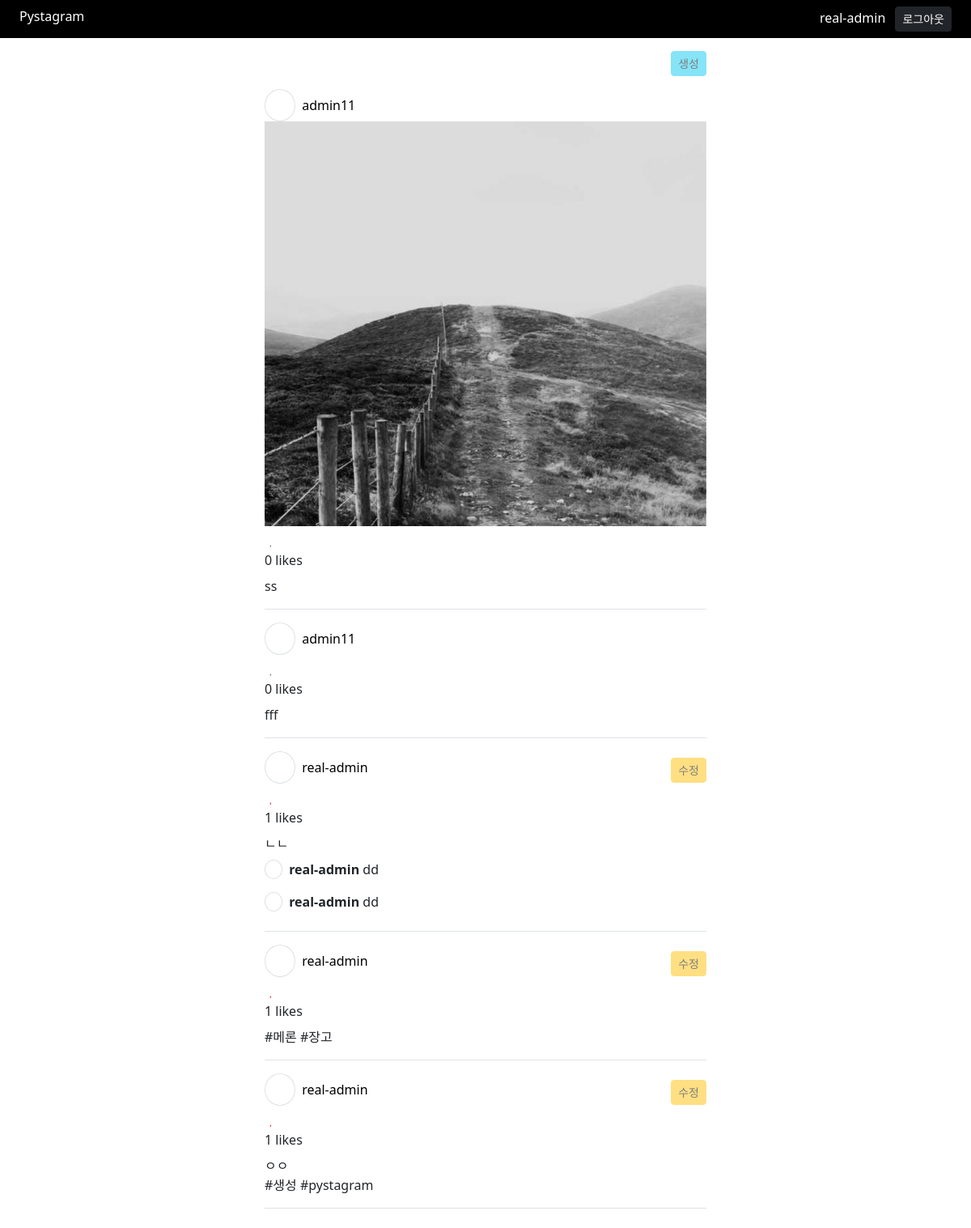
/ (signed in), run on the app's committed database.
### member/models.py (models this page shows, shortened)
class User(AbstractBaseUser):  # 기본 기능은 상속받아서 사용
    email = models.EmailField(
        verbose_name='email',
        unique = True
    )
    is_active = models.BooleanField(default = False) # 기본적으로 비활성화 시켜놓고 확인 후 활성화
    is_admin = models.BooleanField(default = False)  # admin 기능
    nickname = models.CharField('nickname', max_length=20, unique=True)
    following = models.ManyToManyField(
        'self', symmetrical=False, related_name='followers',
        through='UserFollowing', through_fields=('from_user', 'to_user')
    )  # 'self' User가 User를 받을 수 없어서 self사용
    objects = UserManager()  # 메니져는 UserManager()
    USERNAME_FIELD = 'email'  # 기본 유저네임(아이디)를 email로 지정
    EMAIL_FIELD = 'email'
    REQUIRED_FIELDS = []
    class Meta:
        verbose_name = '유저'
        verbose_name_plural = f'{verbose_name} 목록'
    def __str__(self):
        return self.nickname

### post/models.py (models this page shows, shortened)
class Post(TimestampModel):  # utils/models.py 에서 상속 받은 모델
    content = models.TextField('본문')
    user = models.ForeignKey(User, on_delete=models.CASCADE)  # 외례키 설정, 유저 삭제시 같이 삭제
    class Meta:
        verbose_name = '포스트'
        verbose_name_plural = '포스트 목록'

class PostImage(TimestampModel):
    post = models.ForeignKey(Post, on_delete=models.CASCADE, related_name='images')  # related_name='postimage_set'이 기본값
    image = models.ImageField('이미지', upload_to='post/%Y/%m/%d')  # 이미지 경로가 post/년/월/일
    class Meta:
        verbose_name = '이미지'
        verbose_name_plural = '이미지 목록'

class Comment(TimestampModel):
    post = models.ForeignKey(Post, related_name='comments', on_delete=models.CASCADE)
    content = models.CharField('내용', max_length=255)
    user = models.ForeignKey(User, on_delete=models.CASCADE)

### post/views.py (the view)
# urls.py: path('', post_views.PostListView.as_view(), name='main'),
class PostListView(ListView):
    queryset = Post.objects.all().select_related('user').prefetch_related('images', 'comments', 'likes')
    template_name = 'post/list.html'
    paginate_by = 5
    ordering = ('-created_at',)
    def get_context_data(self, *args, **kwargs):
        data = super().get_context_data(*args, **kwargs)
        data['comment_form'] = CommentForm()
        return data

### post/templatetags/custom_tag.py (called while the page is built)
@register.simple_tag()
def add_like_class(user, likes):
    for like_obj in likes:
        if like_obj.user == user:
            return ' text-danger'
    return ''

### templates/post/list.html (shortened to what this page needs)
{% extends 'base.html' %}
{% load static %}
{% load custom_tag %}
{% block style %}
    <link rel="stylesheet" href="https://cdn.jsdelivr.net/npm/swiper@11/swiper-bundle.min.css"/>
{% endblock %}
{% block content %}
    <div class="row">
        <div class="text-end col-10 offset-1 col-lg-6 offset-lg-3 opacity-50">
            <a class="btn btn-sm btn-info" href="{% url 'create' %}">생성</a>
        </div>
        <div class="col-10 offset-1 col-lg-6 offset-lg-3 infinite-container">
            {% for post in object_list %}
                <div class="border-bottom my-4 pb-2 infinite-item">
                    <div class="mb-2">
                        <span class="p-2 border rounded-circle me-2">
                            <i class="fa-solid fa-user" style="width: 16px; padding-left: 3px;"></i>
                        </span>
                        <a href="{% url 'profile:detail' post.user.nickname %}" class="text-decoration-none text-black">
                            {{ post.user.nickname }}
                        </a>
                        {% if post.user == request.user %}
                            <a href="{% url 'update' post.pk %}" class="btn btn-warning btn-sm opacity-50 float-end">수정</a>
                        {% endif %}
                    </div>
                    <div class="swiper" style="max-height: 500px;">
                        <div class="border-1 swiper-wrapper">
                        {% for post_image in post.images.all %}
                            <div class="swiper-slide">
                                <img class="img-fluid post-image" src="{{ post_image.image.url }}" alt="">
                            </div>
                        {% endfor %}
                        </div>
                    </div>
                    <div class="mt-1">
                        <button class="border-0 bg-transparent rounded-3 like-btn{% add_like_class request.user post.likes.all %}" data-post_pk="{{ post.pk }}">
                            <i class="fa-regular fa-heart"></i>
                        </button>
                        <button class="border-0 bg-transparent rounded-3 add-comment">
                            <i class="fa-regular fa-comment"></i>
                        </button>
                        <div>
                            {{ post.likes.count }} likes
                        </div>
                        <div class="my-2">
                        {{ post.content | linebreaksbr }}
                        </div>
                    </div>
                    <div class="mt-2">
                        {% for comment in post.comments.all %}
                            <p>
                                <span class="px-1 py-0 border rounded-circle me-2">
                                    <i class="fa-solid fa-user fa-xs" style="width:8px; padding-left: 1px;"></i>
                                </span>
                                <strong>{{ comment.user }}</strong> {{ comment.content | linebreaksbr }}
                            </p>
                        {% endfor %}
                    </div>
                </div>
            {% endfor %}
        </div>
    </div>
{% endblock %}

### templates/base.html (shortened to what this page needs)
{%  load static %}
<!DOCTYPE html>
<html lang="en">
<head>
    <link rel="stylesheet" href="{% static 'css/bootstrap.css' %}">
    <link href="{% static 'font-awesome/css/fontawesome.css' %}" rel="stylesheet" />
    <link href="{% static 'font-awesome/css/brands.css' %}" rel="stylesheet" />
    <link href="{% static 'font-awesome/css/solid.css' %}" rel="stylesheet" />
    <link href="{% static 'css/my_style.css' %}" rel="stylesheet" />
    {% block style %}{% endblock %}
</head>
<body>
<nav class="d-flex justify-content-between py-2 px-4 bg-black text-white">
    <div>
        <a href="{% url 'main' %}" class="text-decoration-none text-white">Pystagram</a>
    </div>
    <div>
        <a href="{% url 'search' %}">
            <i class="fa-solid fa-magnifying-glass text-white"></i>
        </a>
    </div>
    <div class="text-end">
        {% if request.user.is_authenticated %}
            {{ request.user.nickname }}
            <form action="{% url 'logout' %}" method="post" class="d-inline ms-2">
                <button class="btn btn-dark btn-sm">로그아웃</button>
            </form>
        {% else %}
            <a class="btn btn-dark btn-sm" href="{% url 'signup' %}">회원가입</a>
            <a class="btn btn-dark btn-sm" href="{% url 'login' %}">로그인</a>
        {% endif %}
    </div>
</nav>
<div class="container pt-3">
    {% block content %}{% endblock %}
</div>
</body>
</html>

### static/css/my_style.css (style rules this page uses)
.like-btn { color: gray; }
.add-comment { color: lightgreen !important; }
.post-image { aspect-ratio: 1 / 1; object-fit: cover; }

### templates/post/list.html (style rules this page uses)
.post-image { aspect-ratio: 1 / 1; object-fit: cover; }

### data on the page
User: user.nickname "real-admin"
Post: user.nickname "admin11", likes.count "0", content "ss"
PostImage: image (picture)
Post: user.nickname "admin11", likes.count "0", content "fff"
Post: user.nickname "real-admin", shows "수정", likes.count "1", content "ㄴㄴ"
Comment: user "real-admin", content "dd"
Comment: user "real-admin", content "dd"
Post: user.nickname "real-admin", shows "수정", likes.count "1", content "#메론 #장고"
Post: user.nickname "real-admin", shows "수정", likes.count "1", content "ㅇㅇ #생성 #pystagram"
